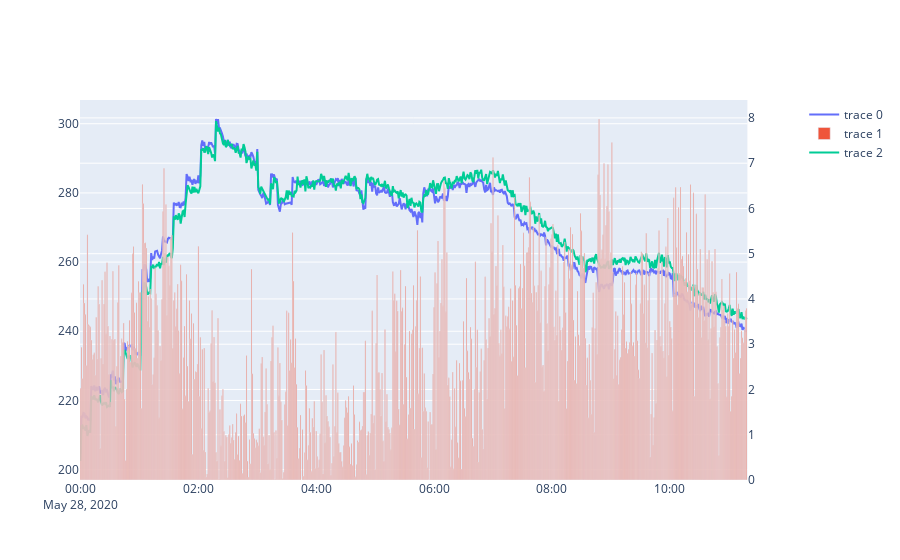

This figure's notebook cell:
### Code cell
import plotly.express as px
import plotly.graph_objects as go
from plotly.subplots import make_subplots

fig_test = make_subplots(specs=[[{"type": "xy", "secondary_y": True}]])
fig_test.add_trace(go.Scatter(x=df_Pi_FT01_PU01.index, y=df_Pi_FT01_PU01['105PU01A_FLOW']))
fig_test.add_trace(go.Bar(x=df_Pi_FT01_PU01.index, y=abs(PU01A['105PU01A_FLOWpred']-df_Pi_FT01_PU01['105PU01A_FLOW'])), secondary_y= True)
fig_test.add_trace(go.Scatter(x=PU01A.index, y=PU01A['105PU01A_FLOWpred']), secondary_y=False)

### Figure 1 — Plotly figure (JSON) as saved in the notebook; plotly's stock layout.template omitted (floating-point values rounded to 4 significant figures; data arrays with more than 128 entries replaced by an {"elided": "..."} marker saying what was removed)
{"data": [{"type": "scatter", "x": {"elided": "679 str values"}, "y": {"elided": "679 float values"}}, {"type": "bar", "x": {"elided": "679 str values"}, "xaxis": "x", "y": {"elided": "680 float values"}, "yaxis": "y2"}, {"type": "scatter", "x": {"elided": "680 str values"}, "xaxis": "x", "y": {"elided": "680 float values"}, "yaxis": "y"}], "layout": {"xaxis": {"anchor": "y", "domain": [0, 0.94]}, "yaxis": {"anchor": "x", "domain": [0, 1]}, "yaxis2": {"anchor": "x", "overlaying": "y", "side": "right"}}}
